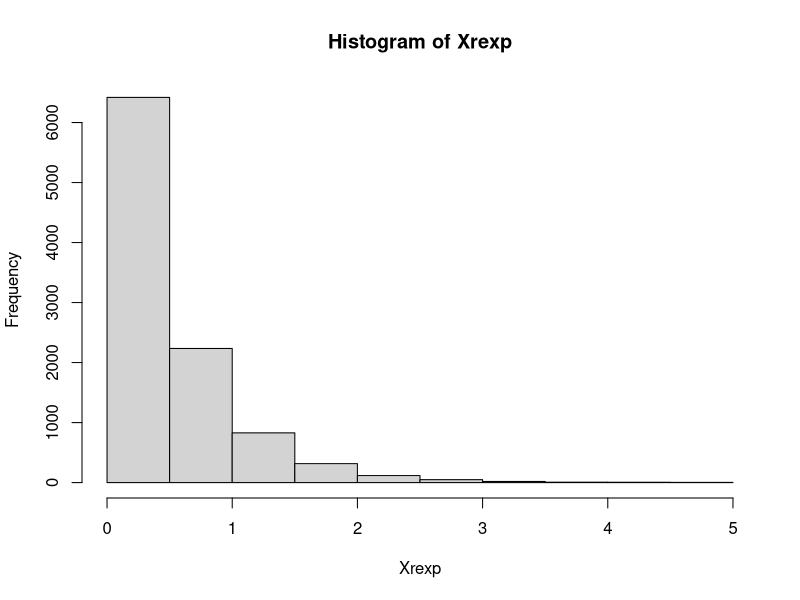
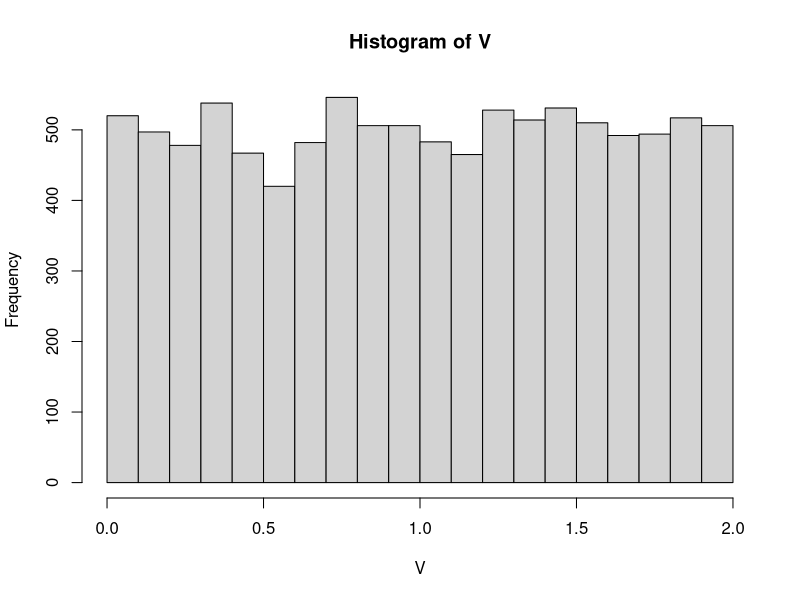
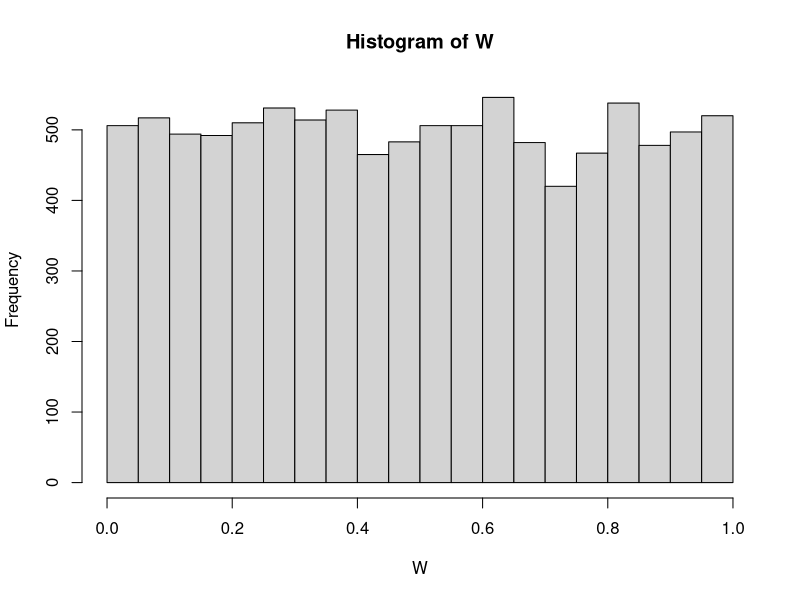
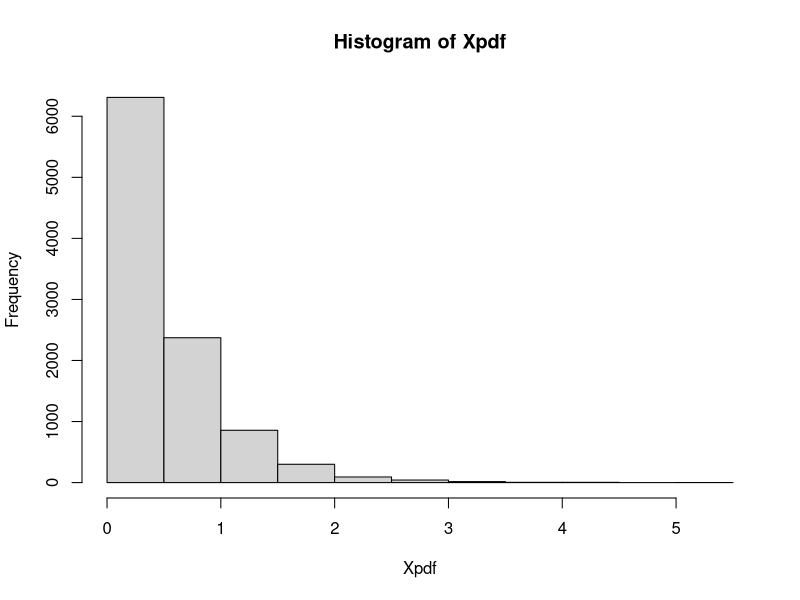
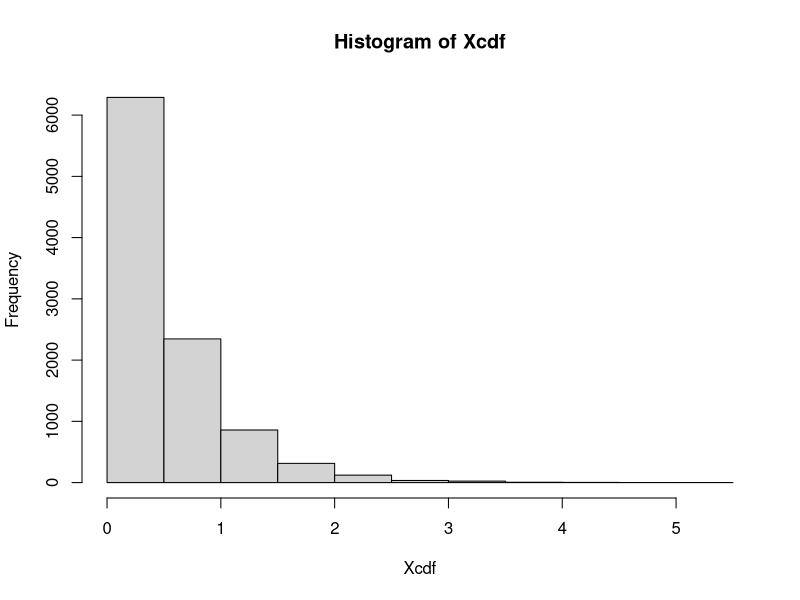

The R script that drew these images, in order:
## ---- chunk 1
knitr::opts_chunk$set(echo = TRUE)
## ---- chunk 2
Xrexp = rexp(10000,2) #use rexp function to generate
hist(Xrexp)
V = 2*exp(-2*Xrexp)
hist(V) #plot shows not U(0,1). It is U(0,2) for this case
W = 1-exp(-2*Xrexp)
hist(W) #plot shows close to U(0,1)
# If we know V is U(0,2), we may try to use the pdf relation
V = runif(10000,0,2)
Xpdf = -0.5*log(0.5*V)
hist(Xpdf)
# However we don't know V in general. So we use W~U(0,1) and cdf
W = runif(10000,0,1)
Xcdf = -0.5*log(1-W)
hist(Xcdf)
